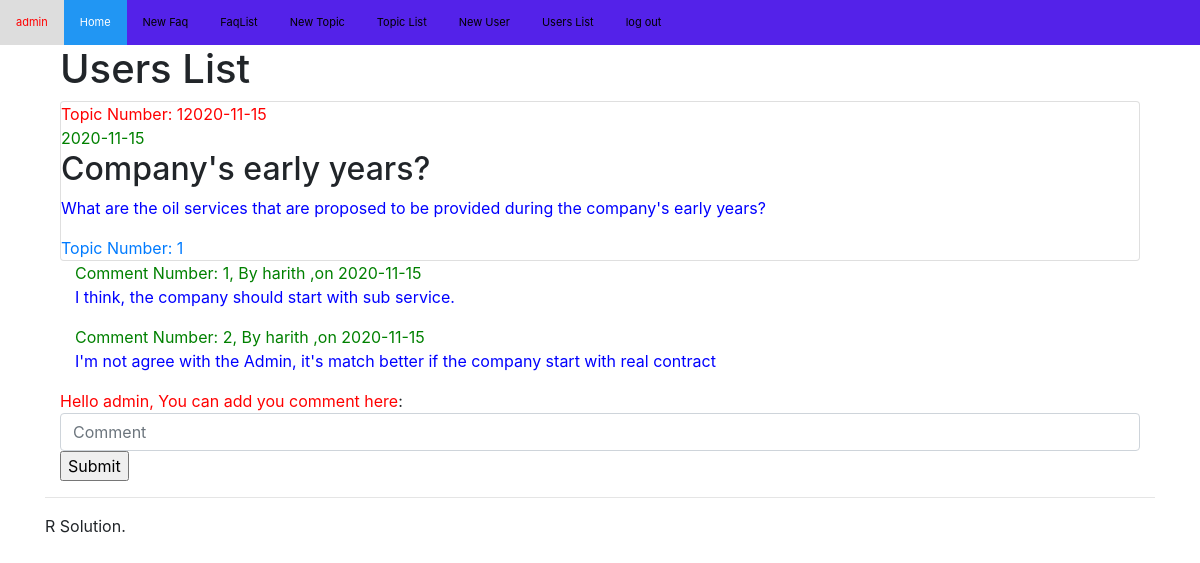
The app's page /api/CommentsByTopicId/1 (signed in) with its own data.
### app/models.py (models this page shows, shortened)
class Topic(db.Model):
    __tablename__ ='topics'
    id = db.Column(db.Integer, primary_key = True)
    topicDate = db.Column(db.Date)
    title = db.Column(db.String(10000))
    content = db.Column(db.String(10000))

class Comment(db.Model):
    __tablename__ ='comments'
    id = db.Column(db.Integer, primary_key = True)
    commentDate = db.Column(db.Date)
    comment = db.Column(db.String(10000))
    topicId = db.Column(db.Integer)
    userId = db.Column(db.String(10000))

### app/views.py (the view)
@app.route('/api/CommentsByTopicId/<int:topicId>', methods=['GET'])
def CommentsByTopicId(topicId):
    if not session.get('logged_in'):
        return render_template('login.html')
    name = session["username"]
    topics = db.session.query(Topic).filter(Topic.id == topicId)
    comments = db.session.query(Comment).filter(Comment.topicId == topicId)
    return render_template('TopicsList.html', topics=topics, comments=comments)

### app/templates/TopicsList.html (shortened to what this page needs)
{% extends 'base.html' %}
{% block main %}
<div class="container">
  <h1 class="page-header">Users List</h1>
 <ul class="list-inline">
  {% for topic in topics %}
    <div class="card">
      <a style="color:red">Topic Number: {{ topic.id }}{{ topic.topicDate }}</a>
      <a style="color:green">{{ topic.topicDate }}</a>
      <h2>{{ topic.title  }}</h2>
      <p style="color:blue">{{topic.content}}</p>
      <a href="{{ url_for('CommentsByTopicId',topicId=topic.id)}}">Topic Number: {{ topic.id }}</a>
</div>
            {% for comment in comments %}
                        <div class="container">
                            <a style="color:green">Comment Number: {{ comment.id }}, By {{ comment.userId }} ,on {{ comment.commentDate }}</a>
                            <p style="color:blue">{{comment.comment}}</p>
                        </div>
            {% endfor %}
                                        <form action = "/api/NewComment" method = "post">
                                            <apan style="color:red;">Hello {{ session['username'] }}, You can add you comment here</apan>:
                                            <input type="text" name="comment" placeholder="Comment" class="form-control">
                                            <input type="submit" value="Submit">
                                        </form>
           {% endfor %}
  </ul>
</div>
{% endblock %}

### app/templates/base.html (shortened to what this page needs)
<!DOCTYPE html>
<html lang="en">
<head>
    <link rel="stylesheet" href="../static/style.css">
    <link rel="stylesheet" href="https://maxcdn.bootstrapcdn.com/bootstrap/4.0.0/css/bootstrap.min.css">
</head>
<body>
<header>
        {% include "header.html" %}
</header>
<main>
    <div class="container">
        {% block main %}{% endblock %}
    </div>
</main>
 <footer>
        <div class="container">
            {% include "footer.html" %}
        </div>
 </footer>
</body>
</html>

### app/templates/header.html
<body>
<div class="topnav">
  <a style="color:red;"> {{ session['username'] }}</a>
  <a class="active" href="{{ url_for('home')}}">Home</a>
  <a href="{{ url_for('newFaq')}}">New Faq</a>
  <a href="{{ url_for('FaqsList')}}">FaqList</a>
  <a href="{{ url_for('NewTopic')}}">New Topic</a>
  <a href="{{ url_for('TopicsList')}}">Topic List</a>
  <a href="{{ url_for('NewUser')}}">New User</a>
  <a href="{{ url_for('UsersList')}}">Users List</a>
  <a href="{{ url_for('logout')}}">log out</a>
</div>
</body>

### app/templates/footer.html
<hr>
<p>R Solution.</p>

### app/static/style.css (style rules this page uses)
* { box-sizing: border-box; }
body { margin: 0; font-family: Arial, Helvetica, sans-serif; }
.topnav { overflow: hidden; background-color: #5422e9; }
.topnav a { float: left; display: block; color: black; text-align: center; padding: 14px 16px; text-decoration: none; font-size: 11px; }
.topnav a.active { background-color: #2196F3; color: white; }

### records on screen
Topic: id "1", topicDate "2020-11-15", title "Company's early years?", content "What are the oil services that are proposed to be provided during the company's early years?", username "admin"
Comment: id "1", userId "harith", commentDate "2020-11-15", comment "I think, the company should start with sub service."
Comment: id "2", userId "harith", commentDate "2020-11-15", comment "I'm not agree with the Admin, it's match better if the company start with real contract"

### other values on screen
{{ session['username'] }} "admin"
